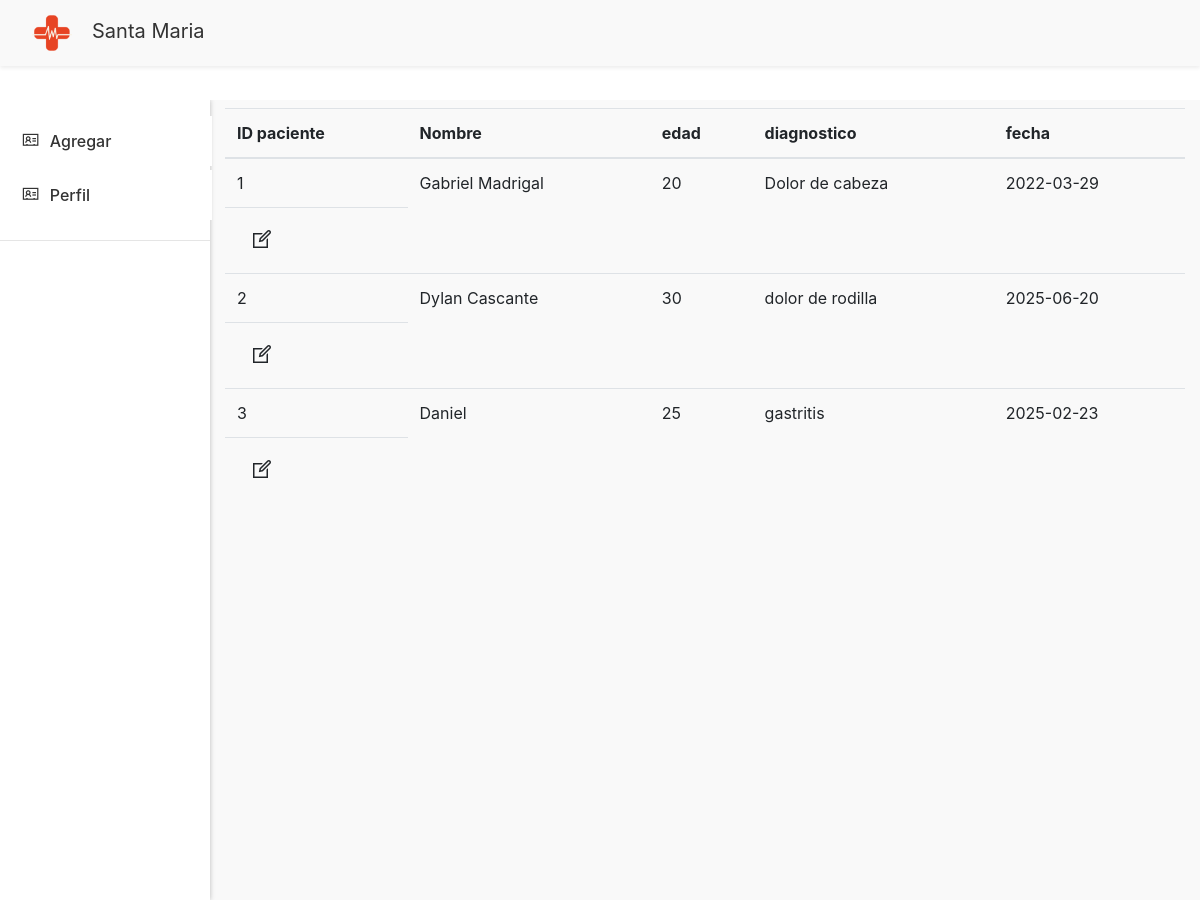
/views/Home/consultarPacientes.php, run on the app's committed database.
### tables this page shows
CREATE TABLE `tpaciente` (
  `IdPaciente` int(11) NOT NULL AUTO_INCREMENT,
  `NombrePaciente` varchar(200) NOT NULL,
  `edadPaciente` int(11) NOT NULL,
  `diagnostico` varchar(200) DEFAULT NULL,
  `fecha` date DEFAULT NULL,
  PRIMARY KEY (`IdPaciente`)
);

### models/PacienteModel.php (called while the page is built, shortened)
<?php
  function consultarPacientesModel(){
    try
        {
            $context = OpenDB();
            $sp = "CALL consultarPacientes()";
            $respuesta = $context -> query($sp);
            return $respuesta;
        }
        catch(Exception $error)
        {
        RegistrarError($error);
            return null;
        }
    }
?>

### Controllers/PacienteController.php (called while the page is built, shortened)
<?php
  include_once $_SERVER["DOCUMENT_ROOT"].'/AmbienteWeb/models/PacienteModel.php';
    function consultarPaciente()
    {
        return consultarPacientesModel();
    }
?>

### views/Home/consultarPacientes.php (the view, shortened to what this page needs)
<?php
include_once $_SERVER["DOCUMENT_ROOT"] . '/AmbienteWeb/views/layoutInterno.php';
include_once $_SERVER["DOCUMENT_ROOT"]."/AmbienteWeb/Controllers/PacienteController.php";
?>
<!DOCTYPE html>
<html>
  <body>
    <main>
    <div class="side-nav">
            <ul class="list-group list-group-flush">
                <a class="list-group-item" href="../Home/registrarPaciente.php">
                <i class="las la-address-card "></i><span>Agregar</span></a>
                <a class="list-group-item" href="../usuario/ConsultarPerfil.php">
                <i class="las la-address-card "></i><span>Perfil</span></a>
                <hr class="divider">
            </ul>
        </div>
      <div class="main-content">
        <div class="container-fluid">
          <div class="section patients-table-view ">
            <table id="tablaPacientes" class="table table-hover table-responsive-lg">
              <thead>
                <tr>
                  <th>ID paciente</th>
                  <th>Nombre</th>
                  <th>edad</th>
                  <th>diagnostico</th>
                  <th>fecha</th>
                </tr>
              </thead>
              <tbody>
                <?php
                  $resultado = consultarPaciente();
                  while($fila = mysqli_fetch_array($resultado))
                  {
                    echo "<tr>";
                    echo"<td>". $fila["IdPaciente"]."</td>";
                    echo "<td>".$nombre = $fila["NombrePaciente"]." </td>";
                    echo "<td>".$edad = $fila["edadPaciente"]." </td>";
                    echo "<td> ".$diagnostico = $fila["diagnostico"]."</td>";
                    echo "<td>". $fecha = $fila["fecha"]." </td>";
                    echo "</tr>";
                    echo'<td>
                    <a href="actualizarPaciente.php?q=' . $fila["IdPaciente"]. '" class="btn">
                    <i class="las la-edit" style="font-size:1.5em;"></i>
                    </a>
                    </td>';
                }?>
              </tbody>
            </table>
          </div>
        </div>
      </div>
    </main>
  </body>
</html>

### views/estilos/layout.css (style rules this page uses)
html, body { overflow-x: hidden; }
i { font-size: 1em; }
.side-nav { padding: 1em 0; min-height: 100vh; background-color: white; -webkit-box-shadow: 0px 0px 5px 0px rgba(0, 0, 0, 0.25); -moz-box-shadow: 0px 0px 5px 0px rgba(0, 0, 0, 0.25); box-shadow: 0px 0px 5px 0px rgba(0, 0, 0, 0.25); }
.side-nav .list-group { position: fixed; width: inherit; }
.side-nav .list-group .list-group-item { text-transform: capitalize; color: #333333; text-decoration: none; border: 1.5px solid transparent; font-weight: 500; border-radius: 0; width: 101%; margin-bottom: 0.25em; }
.side-nav .list-group .list-group-item i { margin-right: 0.5em; font-size: 1.2em; }
.side-nav .list-group hr, .side-nav .list-group .divider { width: 100%; margin: 1em 0; }
main { width: 100vw; background-color: #f9f9f9; min-height: 100vh; }
main .side-nav, main .main-content { margin-top: 0px; }
main .side-nav { width: 17.5%; }
main .main-content { width: 82.5%; }
@media only screen and (min-width: 600px) { main { display: flex; } }

### data on the page
tpaciente: IdPaciente "1", NombrePaciente "Gabriel Madrigal", edadPaciente "20", diagnostico "Dolor de cabeza", fecha "2022-03-29"
tpaciente: IdPaciente "2", NombrePaciente "Dylan Cascante", edadPaciente "30", diagnostico "dolor de rodilla", fecha "2025-06-20"
tpaciente: IdPaciente "3", NombrePaciente "Daniel", edadPaciente "25", diagnostico "gastritis", fecha "2025-02-23"
